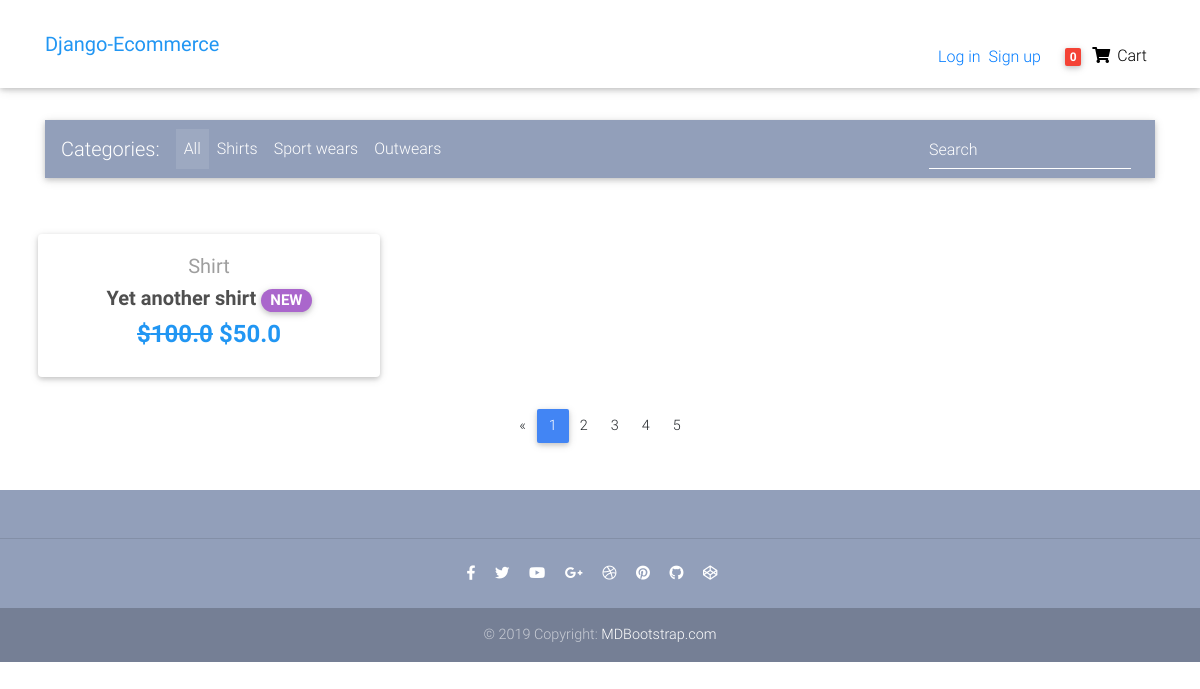
Page /?page=2 on the earlier database version.
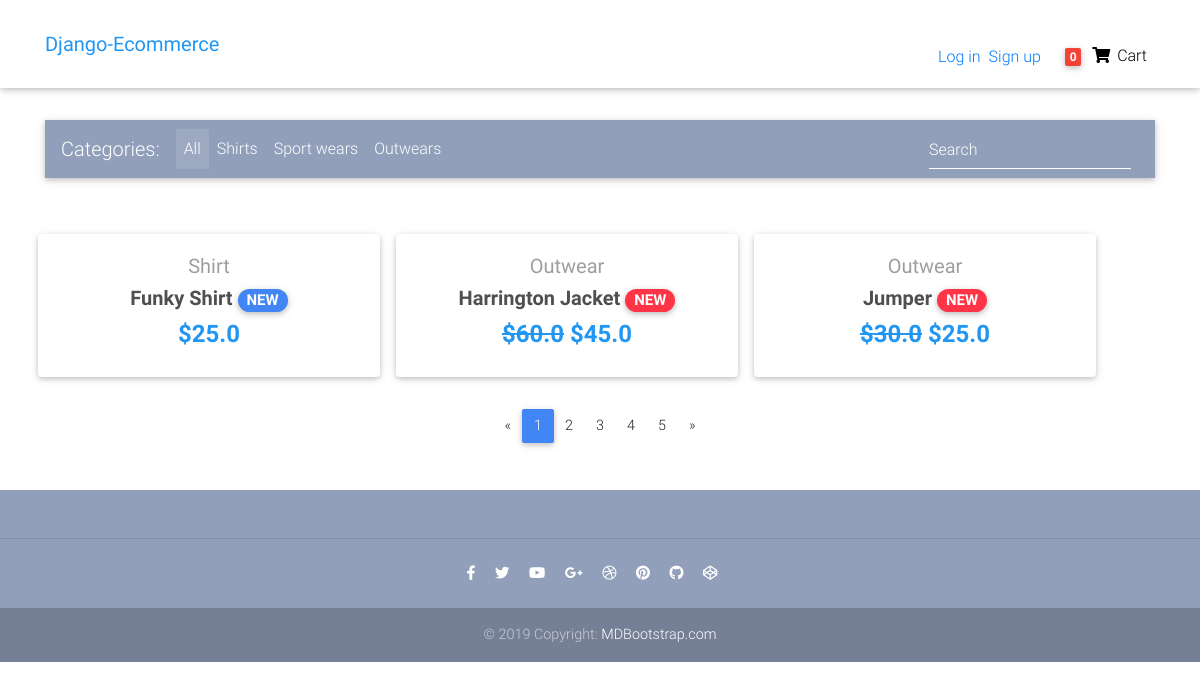
Same page on the later database version.
### main/models.py (models this page shows, shortened)
class Item(models.Model):
    title = models.CharField(max_length=100)
    price = models.FloatField()
    discount_price = models.FloatField(null=True, blank=True)
    category = models.CharField(choices=CATEGORY_CHOICES, max_length=2, default='P')
    label = models.CharField(choices=LABEL_CHOICES, max_length=1, default='S')
    slug = models.SlugField(default='item')
    description = models.TextField(default='This is an item')
    image_file = models.CharField(max_length=100)
    def get_absolute_url(self):
        return reverse("main:product_page", kwargs={"slug": self.slug})

### main/views.py (the view)
# urls.py: path('', HomeView.as_view(), name='home_page'),
class HomeView(ListView):
    model = Item
    paginate_by = 3
    template_name = 'main/home-page.html'

### main/templatetags/cart_template_tags.py (called while the page is built)
@register.filter
def cart_count(user):
    if user.is_authenticated:
        order_qs = Order.objects.filter(user=user, ordered=False)
        if order_qs.exists():
            order=order_qs[0]
            return order.items.count()
    else:
        return 0

### main/templates/main/home-page.html (shortened to what this page needs)
{% load cart_template_tags %}
{% load static %}
<!DOCTYPE html>
<html lang="en">
<head>
  <link rel="stylesheet" href="https://use.fontawesome.com/releases/v5.11.2/css/all.css">
  <link href="{% static 'main/css/bootstrap.min.css' %}" rel="stylesheet">
  <link href="{% static 'main/css/mdb.min.css' %}" rel="stylesheet">
  <link href="{% static 'main/css/style.min.css' %}" rel="stylesheet">
</head>
<body>
  <div class="mt-5 pt-4">
    </div>
    <nav class="navbar fixed-top navbar-expand-lg navbar-light white scrolling-navbar">
    <div class="container">
      <a class="navbar-brand waves-effect" href="{% url 'main:home_page' %}" >
        <strong class="blue-text">Django-Ecommerce</strong>
      </a>
      <div class="collapse navbar-collapse" id="navbarSupportedContent">
        <ul class="navbar-nav nav-flex-icons" style="align-items:flex-end;">
          <li class="nav-item mr-3">
          {% if request.user.is_authenticated %}
            <span class="mr-2 mt-5">
            <a href={%url 'main:logout' %}>Log out<a/>
            </span>
          {% else %}
            <span class="mr-2 mt-5">
            <a href={%url 'main:login' %}>Log in<a/>
            </span>
          {% endif %}
            <span>
            <a href={%url 'main:signup' %}>Sign up<a/>
            </span>
          </li>
          <li class="nav-item">
            <a class="nav-link waves-effect" href={% url 'main:order-summary' %}>
              <span class="badge red z-depth-1 mr-1"> {{request.user|cart_count}} </span>
              <i class="fas fa-shopping-cart"></i>
              <span class="clearfix d-none d-sm-inline-block"> Cart </span>
          </li>
        </ul>
      </div>
    </div>
  </nav>
    <a class="carousel-control-prev" href="#carousel-example-1z" role="button" data-slide="prev">
      <span class="carousel-control-prev-icon" aria-hidden="true"></span>
    </a>
    <a class="carousel-control-next" href="#carousel-example-1z" role="button" data-slide="next">
      <span class="carousel-control-next-icon" aria-hidden="true"></span>
    </a>
  <main>
    <div class="container">
      <nav class="navbar navbar-expand-lg navbar-dark mdb-color lighten-3 mt-3 mb-5">
        <span class="navbar-brand">Categories:</span>
        <div class="collapse navbar-collapse" id="basicExampleNav">
          <ul class="navbar-nav mr-auto">
            <li class="nav-item active">
              <a class="nav-link" href="#">All
              </a>
            </li>
            <li class="nav-item">
              <a class="nav-link" href="#">Shirts</a>
            </li>
            <li class="nav-item">
              <a class="nav-link" href="#">Sport wears</a>
            </li>
            <li class="nav-item">
              <a class="nav-link" href="#">Outwears</a>
            </li>
          </ul>
          <form class="form-inline">
            <div class="md-form my-0">
              <input class="form-control mr-sm-2" type="text" placeholder="Search" aria-label="Search">
            </div>
          </form>
        </div>
      </nav>
      <section class="text-center mb-4">
        <div class="row wow fadeIn">
            {% for item  in object_list %}
            <div class="card m-2" style="width:30%;">
              <div class="card-body text-center">
                <a href="" class="grey-text">
                  <h5>{{ item.get_category_display }}</h5>
                </a>
                <h5>
                  <strong>
                    <a href="{{ item.get_absolute_url }}" class="dark-grey-text">{{ item.title }}
                      <span class="badge badge-pill {{ item.get_label_display }}-color">NEW</span>
                    </a>
                  </strong>
                </h5>
                <h4 class="font-weight-bold blue-text">
                  {% if item.discount_price %}
                  <del>${{ item.price }}</del>
                  <strong>${{ item.discount_price }}</strong>
                  {% else %}
                  <strong>${{ item.price }}</strong>
                  {% endif %}
                </h4>
              </div>
            </div>
            {% endfor %}
        </div>
      </section>
      {% if is_paginated %}
      <nav class="d-flex justify-content-center wow fadeIn">
        <ul class="pagination pg-blue">
          {%if page_obj.has_previous %}
          <li class="page-item ">
            <a class="page-link" href="?page={{page_obj.previous_page_number}}" aria-label="Previous">
              <span aria-hidden="true">&laquo;</span>
            </a>
          </li>
          {% endif %}
          <li class="page-item active">
            <a class="page-link" href="?page=1">1
            </a>
          </li>
          <li class="page-item">
            <a class="page-link" href="?page=2">2</a>
          </li>
          <li class="page-item">
            <a class="page-link" href="#">3</a>
          </li>
          <li class="page-item">
            <a class="page-link" href="#">4</a>
          </li>
          <li class="page-item">
            <a class="page-link" href="#">5</a>
          </li>
          {% if page_obj.has_next %}
          <li class="page-item">
            <a class="page-link" href="?page={{page_obj.next_page_number}}" aria-label="Next">
              <span aria-hidden="true">&raquo;</span>
            </a>
          </li>
          {% endif %}
        </ul>
      </nav>
      {% endif %}
    </div>
  </main>
  <footer class="page-footer text-center font-small mt-4 wow fadeIn">
    <div class="pt-4">
    </div>
    <hr class="my-4">
    <div class="pb-4">
      <a href="https://www.facebook.com/mdbootstrap" target="_blank">
        <i class="fab fa-facebook-f mr-3"></i>
      </a>
      <a href="https://twitter.com/MDBootstrap" target="_blank">
        <i class="fab fa-twitter mr-3"></i>
      </a>
      <a href="https://www.youtube.com/watch?v=7MUISDJ5ZZ4" target="_blank">
        <i class="fab fa-youtube mr-3"></i>
      </a>
      <a href="https://plus.google.com/u/0/b/107863090883699620484" target="_blank">
        <i class="fab fa-google-plus-g mr-3"></i>
      </a>
      <a href="https://dribbble.com/mdbootstrap" target="_blank">
        <i class="fab fa-dribbble mr-3"></i>
      </a>
      <a href="https://pinterest.com/mdbootstrap" target="_blank">
        <i class="fab fa-pinterest mr-3"></i>
      </a>
      <a href="https://github.com/mdbootstrap/bootstrap-material-design" target="_blank">
        <i class="fab fa-github mr-3"></i>
      </a>
      <a href="http://codepen.io/mdbootstrap/" target="_blank">
        <i class="fab fa-codepen mr-3"></i>
      </a>
    </div>
    <div class="footer-copyright py-3">
      © 2019 Copyright:
      <a href="https://mdbootstrap.com/education/bootstrap/" target="_blank"> MDBootstrap.com </a>
    </div>
  </footer>
</body>
</html>

### main/templates/main/home-page.html (style rules this page uses)
html, body, header, .carousel { height: 60vh; }

Differences in the rows shown:
changed Item "Shirt": title "Yet another shirt" → "Funky Shirt"; label "S" → "P" (drawn); price "100.0" → "25.0"; discount_price "50.0" → (not shown)
added Item: category "Outwear", title "Harrington Jacket", price "60.0", discount_price "45.0"
added Item: category "Outwear", title "Jumper", price "30.0", discount_price "25.0"
